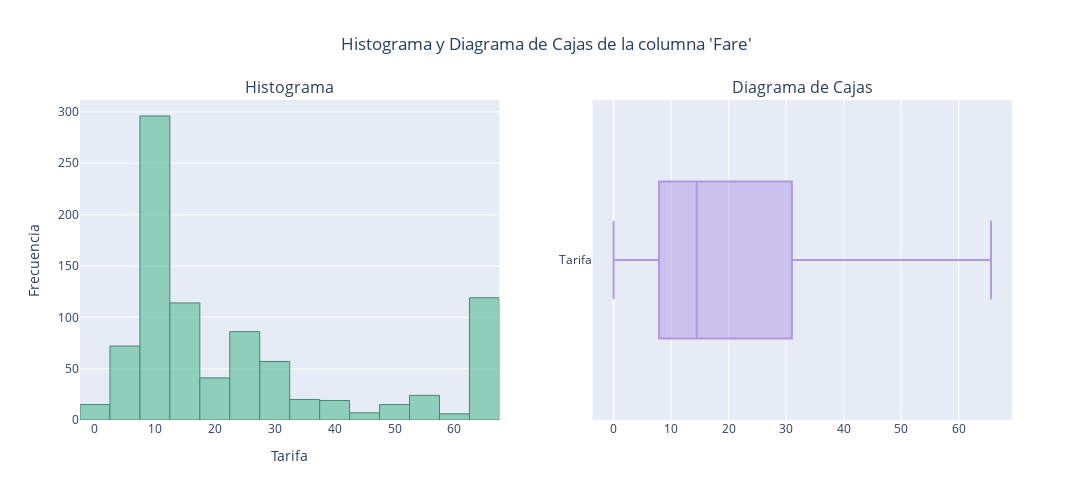

The cell this chart's notebook holds for it:
### Markdown cell above
Repetimos la visualización de la distribución, para observar si se han reparado esos valores atípicos:

### Code cell
fig = make_subplots(rows=1, cols=2, subplot_titles=("Histograma", "Diagrama de Cajas"))
fig.add_trace(
    go.Histogram(x = df["Fare"], opacity=0.75, showlegend=False,
                 marker=dict(color='#73C4A8', line=dict(color='#136348', width=1))), row=1, col=1)
fig.add_trace(
    go.Box(x = df["Fare"], name = 'Tarifa', showlegend=False, opacity=None, marker=dict(color='#B098E3', line=dict(color='#665784', width=1))), row=1, col=2)

fig.update_layout(xaxis_title="Tarifa", yaxis_title="Frecuencia", height=500, width=1500, title_text="Histograma y Diagrama de Cajas de la columna 'Fare'", title_x=0.5)
fig.update_xaxes(dtick=10)
fig.show()

### Figure 1 — Plotly figure (JSON) as saved in the notebook; plotly's stock layout.template omitted (floating-point values rounded to 4 significant figures; data arrays with more than 128 entries replaced by an {"elided": "..."} marker saying what was removed)
{"data": [{"marker": {"color": "#73C4A8", "line": {"color": "#136348", "width": 1}}, "opacity": 0.75, "showlegend": false, "type": "histogram", "x": {"elided": "891 float values"}, "xaxis": "x", "yaxis": "y"}, {"marker": {"color": "#B098E3", "line": {"color": "#665784", "width": 1}}, "name": "Tarifa", "showlegend": false, "type": "box", "x": {"elided": "891 float values"}, "xaxis": "x2", "yaxis": "y2"}], "layout": {"annotations": [{"font": {"size": 16}, "showarrow": false, "text": "Histograma", "x": 0.225, "xanchor": "center", "xref": "paper", "y": 1, "yanchor": "bottom", "yref": "paper"}, {"font": {"size": 16}, "showarrow": false, "text": "Diagrama de Cajas", "x": 0.775, "xanchor": "center", "xref": "paper", "y": 1, "yanchor": "bottom", "yref": "paper"}], "height": 500, "title": {"text": "Histograma y Diagrama de Cajas de la columna 'Fare'", "x": 0.5}, "width": 1500, "xaxis": {"anchor": "y", "domain": [0, 0.45], "dtick": 10, "title": {"text": "Tarifa"}}, "xaxis2": {"anchor": "y2", "domain": [0.55, 1], "dtick": 10}, "yaxis": {"anchor": "x", "domain": [0, 1], "title": {"text": "Frecuencia"}}, "yaxis2": {"anchor": "x2", "domain": [0, 1]}}}
